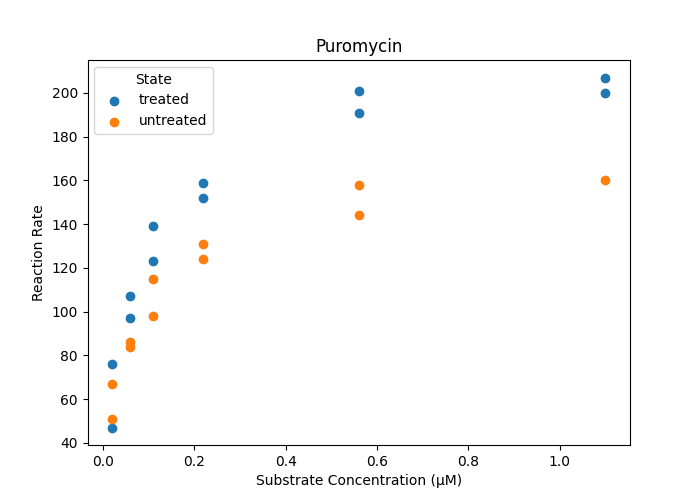

This chart was generated by the following Python code:
"""
Puromycin.

PyDataset Documentation (adopted from R Documentation):

Reaction Velocity of an Enzymatic Reaction

The `Puromycin` data frame has 23 rows and 3 columns of the reaction velocity
versus substrate concentration in an enzymatic reaction involving untreated
cells or cells treated with Puromycin.

This data frame contains the following columns:

- `conc`: a numeric vector of substrate concentrations (ppm)
- `rate`: a numeric vector of instantaneous reaction rates (counts/min/min)
- `state`: a factor with levels `treated` `untreated`

Data on the velocity of an enzymatic reaction were obtained by Treloar (1974).
The number of counts per minute of radioactive product from the reaction was
measured as a function of substrate concentration in parts per million (ppm)
and from these counts the initial rate (or velocity) of the reaction was
calculated (counts/min/min). The experiment was conducted once with the enzyme
treated with Puromycin, and once with the enzyme untreated.

Source:

Bates, D.M. and Watts, D.G. (1988), _Nonlinear Regression Analysis and Its
Applications_, Wiley, Appendix A1.3.

Treloar, M. A. (1974), _Effects of Puromycin on Galactosyltransferase in Golgi
Membranes_, M.Sc. Thesis, U. of Toronto.
"""
from matplotlib import pyplot as plt
from pydataset import data
import os

dataset_name = 'Puromycin'
# data(dataset_name, show_doc=True)
df = data(dataset_name)
print(df.head())

# Scatter plot of reaction rate vs. concentration, colored by state
for state, group_df in df.groupby('state'):
    plt.scatter(group_df['conc'], group_df['rate'], label=state)

plt.xlabel('Substrate Concentration (µM)')
plt.ylabel('Reaction Rate')
plt.title(dataset_name)
plt.legend(title='State')

if 'pydataset' in os.getcwd():
    plt.savefig(dataset_name)
else:
    plt.savefig(os.path.join('pydataset', dataset_name))
